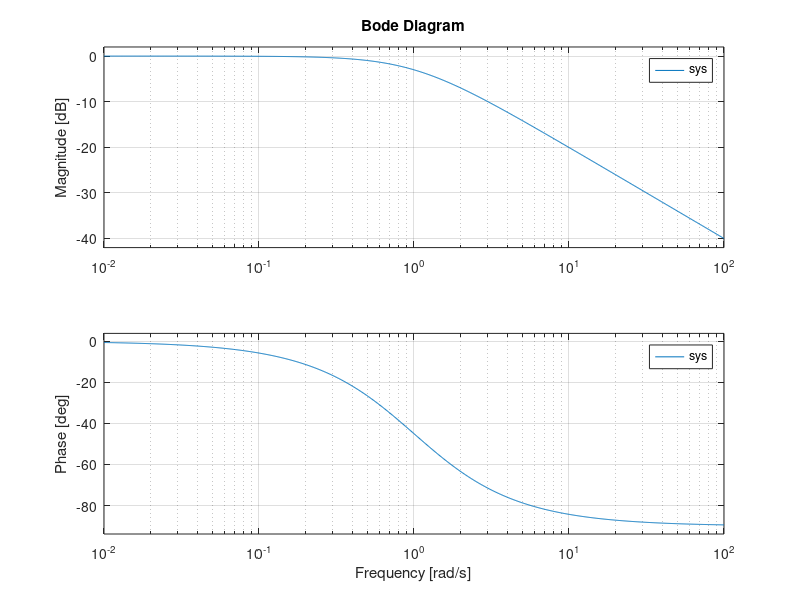
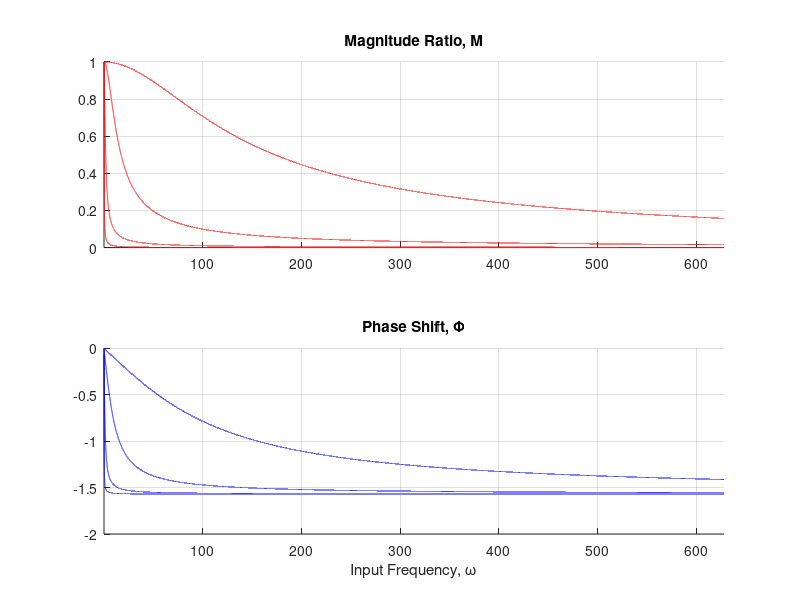
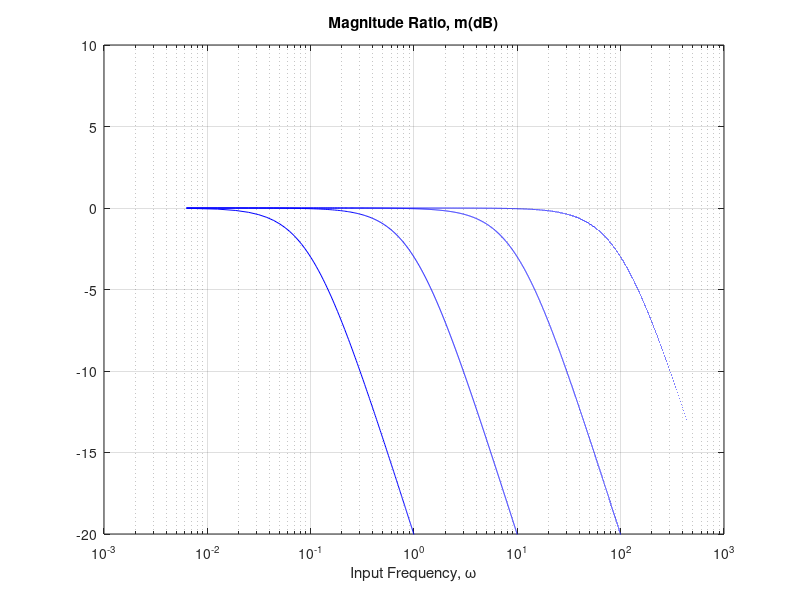

The MATLAB script that drew these images, in order:
% ME3050 - Spring 2020 Tennessee Technological University
% Tristan Hill - 04/19/2020
clear variables;clc;close all

% define the system parameters
% m=20;c=25;

% define the amplitude 
A=1;

%consider a range of time values
dt=0.01;tstop=50;
time=0:dt:tstop;

% consider a range of frequency values
fstart=.001;fstop=100;
fHz=fstart:.001:fstop;
omega=fHz*2*pi;


tau=[.01 .1 1 10];
for k=1:length(tau)

    % calculate the magnitude ratio
    M(k,:)=1./sqrt(1+omega.^2.*tau(k)^2);
    phi(k,:)=-atan(omega*tau(k));
    mdB(k,:)=-10*log10(1+omega.^2*tau(k)^2);
    

end
%calculate the input and response curves
% fin=A*sin(omega*time);
% yout=M*A*sin(omega*time+phi);

% use built MATLAB bode
figure(1)
sys=tf(1,[tau(3) 1])
bode(sys);grid on

% show the results in a OUR figure
figure(2)

subplot(2,1,1);hold on
plot(omega,M,'r')
axis([min(omega) max(omega) 0 1]);grid on
title('Magnitude Ratio, M')
subplot(2,1,2);hold on
plot(omega,phi,'b')
axis([min(omega) max(omega) -2.0 0]);grid on
title('Phase Shift, \Phi');
xlabel('Input Frequency, \omega')

figure(3)
% subplot(2,1,1);hold on
semilogx(omega,mdB,'b')
ylim([-20 10])
% axis([0 500 0 1]);grid on
title('Magnitude Ratio, m(dB)')
grid on
% subplot(2,1,2);hold on
% semilogx(omega,phi,'b')
% % axis([0 500 -2.0 0]);grid on
% title('Phase Shift, \Phi');
xlabel('Input Frequency, \omega')









% str=sprintf('First Order Frequency Response, A=%.1f, omega=%.1f',A,omega);
% title(str);xlabel('time(s)');ylabel('amplitude(?)')
% legend('Input f(t)','Output y(t)')
% axis([0 tstop -1.5 1.5]);grid on 